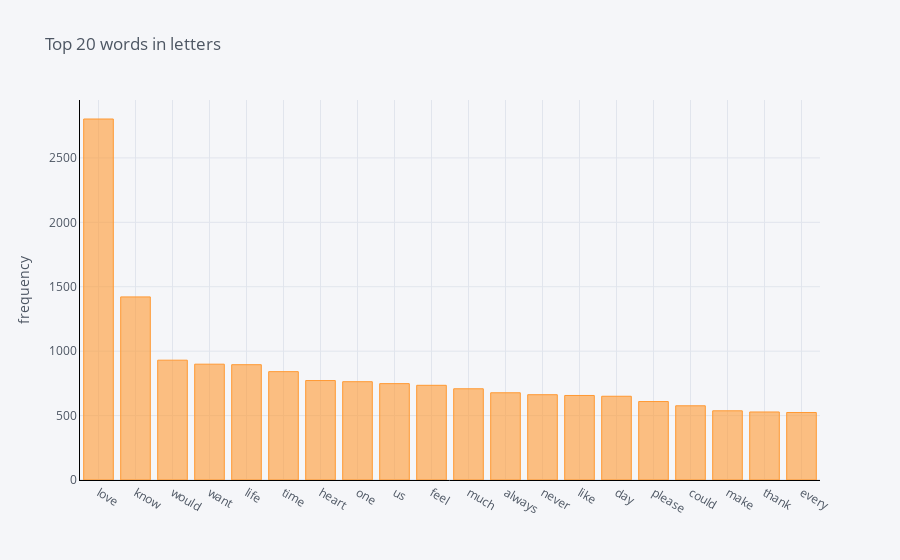

Notebook source saved alongside this figure:
### Code cell
#Function to get top n words
def get_top_n_words(corpus, n=None):
    vec = CountVectorizer().fit(corpus)
    bag_of_words = vec.transform(corpus)
    sum_words = bag_of_words.sum(axis=0) 
    words_freq = [(word, sum_words[0, idx]) for word, idx in vec.vocabulary_.items()]
    words_freq =sorted(words_freq, key = lambda x: x[1], reverse=True)
    return words_freq[:n]

#Calling function and return only top 20 words
common_words = get_top_n_words(clean_letter['text'], 20)

#Printing the word and frequency
for word, freq in common_words:
    print(word, freq)

#Creating the dataframe of word and frequency
df = pd.DataFrame(common_words, columns = ['text' , 'frequency'])

#Group by words and plot the sum
df.groupby('text').sum()['frequency'].sort_values(ascending=False).iplot(
    kind='bar', yTitle='frequency', linecolor='black', title='Top 20 words in letters')

### Figure 1 — Plotly figure (JSON) as saved in the notebook; plotly's stock layout.template omitted (floating-point values rounded to 4 significant figures)
{"data": [{"marker": {"color": "rgba(255, 153, 51, 0.6)", "line": {"color": "rgba(255, 153, 51, 1.0)", "width": 1}}, "name": "frequency", "orientation": "v", "text": "", "type": "bar", "x": ["love", "know", "would", "want", "life", "time", "heart", "one", "us", "feel", "much", "always", "never", "like", "day", "please", "could", "make", "thank", "every"], "y": [2802, 1421, 930, 899, 895, 841, 772, 763, 748, 735, 708, 677, 662, 656, 650, 609, 576, 537, 528, 524]}], "layout": {"legend": {"bgcolor": "#F5F6F9", "font": {"color": "#4D5663"}}, "paper_bgcolor": "#F5F6F9", "plot_bgcolor": "#F5F6F9", "title": {"font": {"color": "#4D5663"}, "text": "Top 20 words in letters"}, "xaxis": {"gridcolor": "#E1E5ED", "linecolor": "black", "showgrid": true, "tickfont": {"color": "#4D5663"}, "title": {"font": {"color": "#4D5663"}, "text": ""}, "zerolinecolor": "#E1E5ED"}, "yaxis": {"gridcolor": "#E1E5ED", "linecolor": "black", "showgrid": true, "tickfont": {"color": "#4D5663"}, "title": {"font": {"color": "#4D5663"}, "text": "frequency"}, "zerolinecolor": "#E1E5ED"}}}
